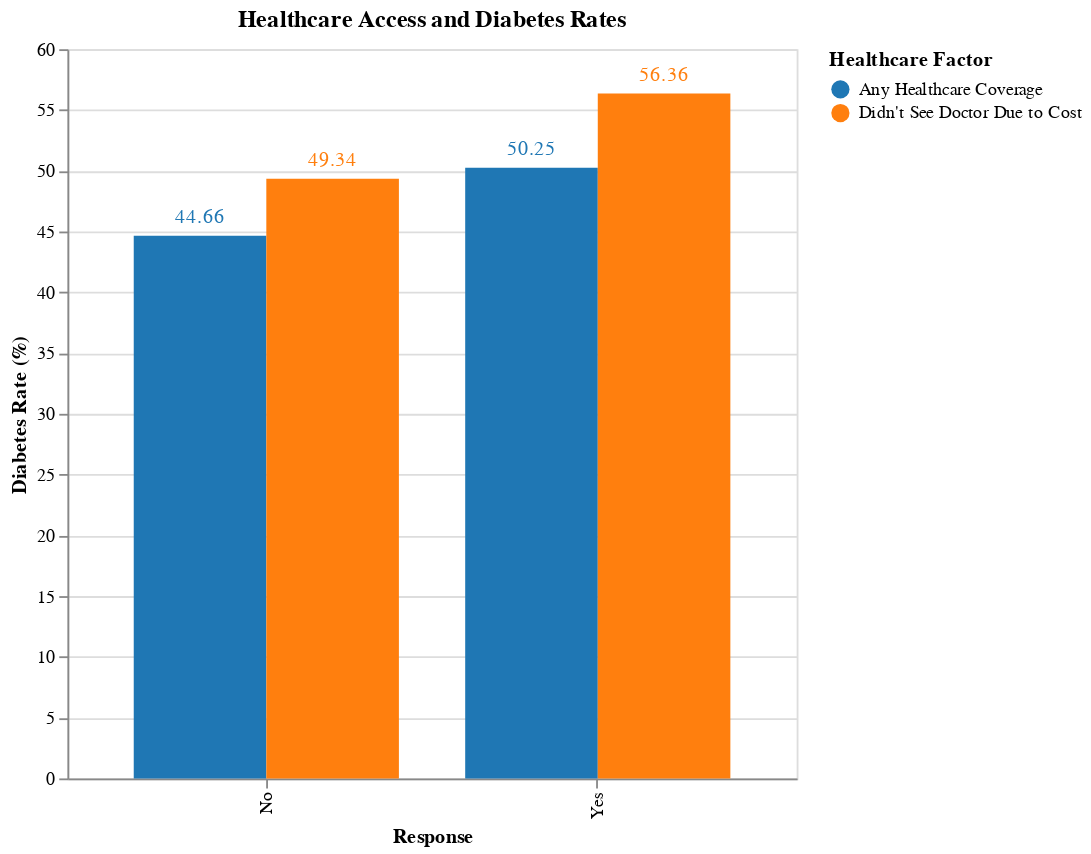

This figure's notebook cell:
### Markdown cell above
## For Graph 1

### Code cell
# Prepare combined data
coverage_data = df_brfss.groupby('anyhealthcare')['diabetes_binary'].mean() * 100
coverage_df = pd.DataFrame({
    'Category': coverage_data.index.map({0: 'No', 1: 'Yes'}),
    'Diabetes Rate (%)': coverage_data.values,
    'Variable': 'Any Healthcare Coverage'
})

cost_data = df_brfss.groupby('nodocbccost')['diabetes_binary'].mean() * 100
cost_df = pd.DataFrame({
    'Category': cost_data.index.map({0: 'No', 1: 'Yes'}),
    'Diabetes Rate (%)': cost_data.values,
    'Variable': "Didn't See Doctor Due to Cost"
})

combined_df = pd.concat([coverage_df, cost_df])

selected_region = alt.selection_point(encodings=['x'])

# Create grouped bar chart
chart = alt.Chart(combined_df).mark_bar().encode(
    x=alt.X('Category:N', title='Response'),
    y=alt.Y('Diabetes Rate (%):Q', title='Diabetes Rate (%)'),
    color=alt.Color('Variable:N', title='Healthcare Factor', scale=alt.Scale(scheme='category10')),
    xOffset='Variable:N',
    tooltip=[
        alt.Tooltip('Variable:N', title='Factor'),
        alt.Tooltip('Category:N', title='Response'),
        alt.Tooltip('Diabetes Rate (%):Q', title='Diabetes Rate (%)', format='.2f')
    ]
).properties(
    width=400,
    height=400,
    title='Healthcare Access and Diabetes Rates'
).add_params(
    selected_region
)

# Add text labels
text = chart.mark_text(
    align='center',
    baseline='bottom',
    dy=-5,
    fontSize=11
).encode(
    text=alt.Text('Diabetes Rate (%):Q', format='.2f')
)

final_chart = (chart + text)
final_chart

### Figure 1 — Vega-Lite specification as saved in the notebook (floating-point values rounded to 4 significant figures)
{"config": {"view": {"continuousWidth": 300, "continuousHeight": 300}}, "layer": [{"mark": {"type": "bar"}, "encoding": {"color": {"field": "Variable", "scale": {"scheme": "category10"}, "title": "Healthcare Factor", "type": "nominal"}, "tooltip": [{"field": "Variable", "title": "Factor", "type": "nominal"}, {"field": "Category", "title": "Response", "type": "nominal"}, {"field": "Diabetes Rate (%)", "format": ".2f", "title": "Diabetes Rate (%)", "type": "quantitative"}], "x": {"field": "Category", "title": "Response", "type": "nominal"}, "xOffset": {"field": "Variable", "type": "nominal"}, "y": {"field": "Diabetes Rate (%)", "title": "Diabetes Rate (%)", "type": "quantitative"}}, "name": "view_1", "title": "Healthcare Access and Diabetes Rates"}, {"mark": {"type": "text", "align": "center", "baseline": "bottom", "dy": -5, "fontSize": 11}, "encoding": {"color": {"field": "Variable", "scale": {"scheme": "category10"}, "title": "Healthcare Factor", "type": "nominal"}, "text": {"field": "Diabetes Rate (%)", "format": ".2f", "type": "quantitative"}, "tooltip": [{"field": "Variable", "title": "Factor", "type": "nominal"}, {"field": "Category", "title": "Response", "type": "nominal"}, {"field": "Diabetes Rate (%)", "format": ".2f", "title": "Diabetes Rate (%)", "type": "quantitative"}], "x": {"field": "Category", "title": "Response", "type": "nominal"}, "xOffset": {"field": "Variable", "type": "nominal"}, "y": {"field": "Diabetes Rate (%)", "title": "Diabetes Rate (%)", "type": "quantitative"}}, "title": "Healthcare Access and Diabetes Rates"}], "data": {"name": "data-46fba0ab1438c8785c8ce077a2e785d7"}, "height": 400, "params": [{"name": "param_1", "select": {"type": "point", "encodings": ["x"]}, "views": ["view_1"]}], "width": 400, "$schema": "https://vega.github.io/schema/vega-lite/v5.20.1.json", "datasets": {"data-46fba0ab1438c8785c8ce077a2e785d7": [{"Category": "No", "Diabetes Rate (%)": 44.66, "Variable": "Any Healthcare Coverage"}, {"Category": "Yes", "Diabetes Rate (%)": 50.25, "Variable": "Any Healthcare Coverage"}, {"Category": "No", "Diabetes Rate (%)": 49.34, "Variable": "Didn't See Doctor Due to Cost"}, {"Category": "Yes", "Diabetes Rate (%)": 56.36, "Variable": "Didn't See Doctor Due to Cost"}]}}
